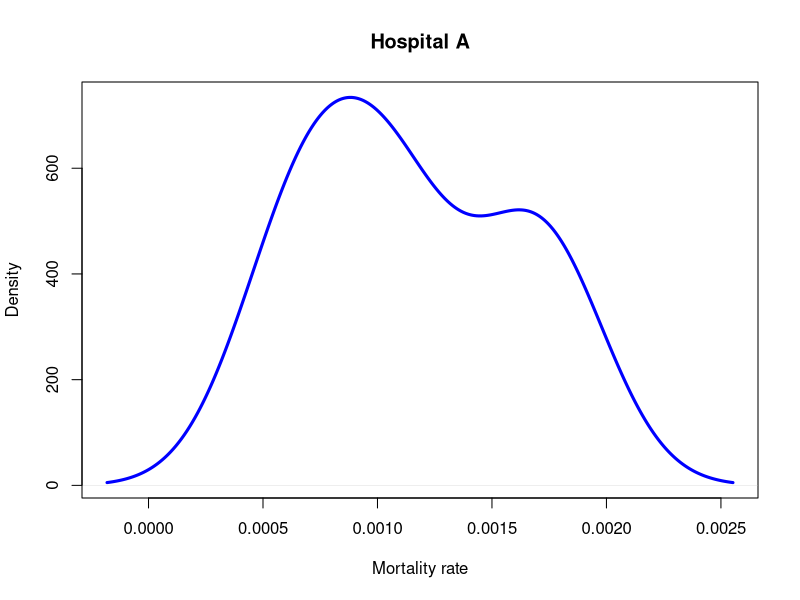
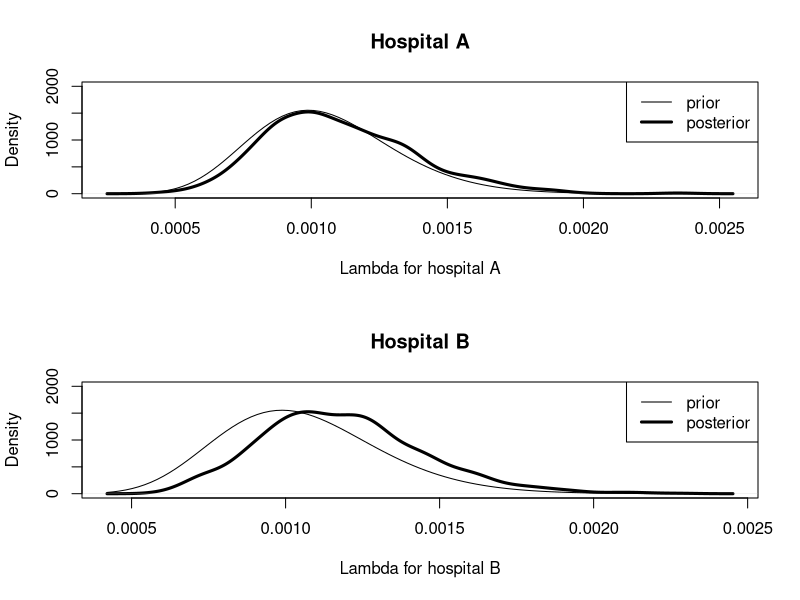
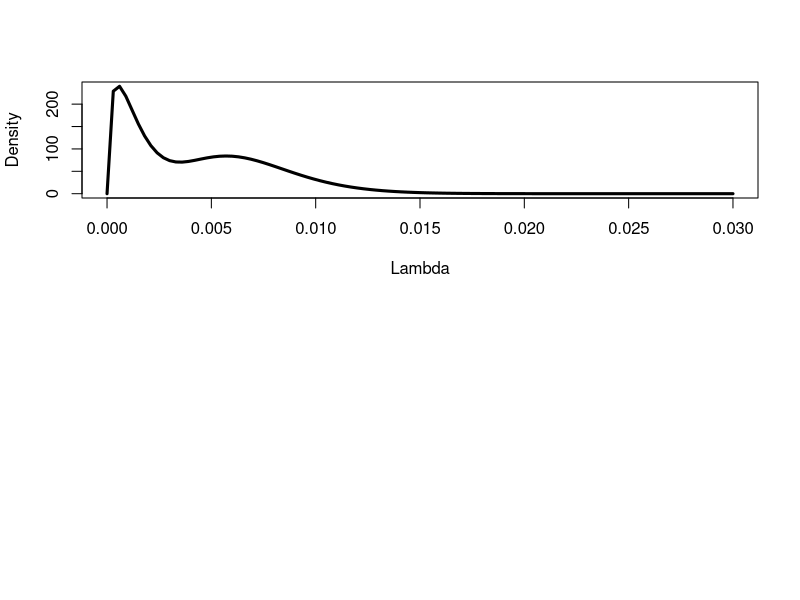

Generate these figures, in order, with R: (Note: this script raises an error after producing the figures.)
# Heart transplants. 
# Sampling model is Poisson, conjugate Gamma prior for theta.

# y is number of deaths within 30 days of surgery at a hospital.
# n is the number of heart transplant surgeries at the hospital.
# e is exposure for the hospital, which is proportional to n but
# also accounts for patient characteristics: age, other 
# co-morbidities, socio-economics, etc.  

# Prior Gamma parameters are a = 16 and b = 15174.

a = 16 ; b = 15174

# Hospital A:  1 death and exposure is 66.

yobs = 1 ; ex = 66
y = 0:10
lambda = a / b
py = dpois(y, lambda*ex)*dgamma(lambda, shape=a, rate=b)/dgamma(lambda, shape = a + y, rate=b+ex)
res.A = cbind(y, round(py, 3))
res.A
lambdaA = rgamma(1000, shape=a + yobs, rate=b+ex)
postlambdaA = quantile(lambdaA, c(0.025, 0.50, 0.975))
postlambdaA
plot(density(postlambdaA), main="Hospital A", xlab="Mortality rate", col="blue", lwd=3)

pred.poisson = function(yobs, ex)
 {
 py = dpois(y, lambda*ex)*dgamma(lambda, shape=a, rate=b)/dgamma(lambda, shape = a + yobs, rate=b+ex)
 result = cbind(y, round(py, 3))
 return(result)
 }

yobs = 4 ; ex = 1767
pred.poisson(yobs, ex)

lambdaB = rgamma(1000, shape=a + yobs, rate=b+ex)
postlambdaB = quantile(lambdaB, c(0.025, 0.50, 0.975))
postlambdaB

par(mfrow = c(2,1))
plot(density(lambdaA), main="Hospital A", xlab="Lambda for hospital A", lwd=3, ylim=c(0,2000))
curve(dgamma(x, shape=a, rate=b), add=TRUE)
legend("topright", legend=c("prior", "posterior"), lwd=c(1,3))
plot(density(lambdaB), main="Hospital B", xlab="Lambda for hospital B", lwd=3, ylim=c(0,2000))
curve(dgamma(x, shape=a, rate=b), add=TRUE)
legend("topright", legend=c("prior", "posterior"), lwd=c(1,3))

# Mixture of conjugate priors -- Exercise 7, pg 60 in Albert.  

probs = c(0.5, 0.5)
gamma.par1 = c(1.5, 1000)
gamma.par2 = c(7, 1000)
curve(0.5*dgamma(x, 1.5, 1000) + 0.5*dgamma(x, 7, 1000), from=0, to = 0.03, lwd = 3, xlab="Lambda", ylab= "Density")
gammapar = rbind(gamma.par1, gamma.par2)
y = c(4)
t = c(1767)
data = list(y=y, t=t)
post = poisson.gamma.mix(probs, gammapar, data)
post

curve(post$probs[1]*dgamma(x, 5.5, 2767) + post$probs[2]*dgamma(x, 11, 2767), from=0, to = 0.03, lwd = 3, xlab="Lambda", ylab= "Density")
curve(0.5*dgamma(x, 1.5, 1000) + 0.5*dgamma(x, 7, 1000), lwd = 1, add=TRUE)

sample1 = rgamma(760, 5.5, 2767)
sample2 = rgamma(240, 11, 2767)
post.sample = append(sample1, sample2, after = length(sample1))
summary(post.sample)
post.summary = quantile(post.sample, c(0.025,0.5, 0.975))
hist(post.sample, main="Mixture Posterior")








